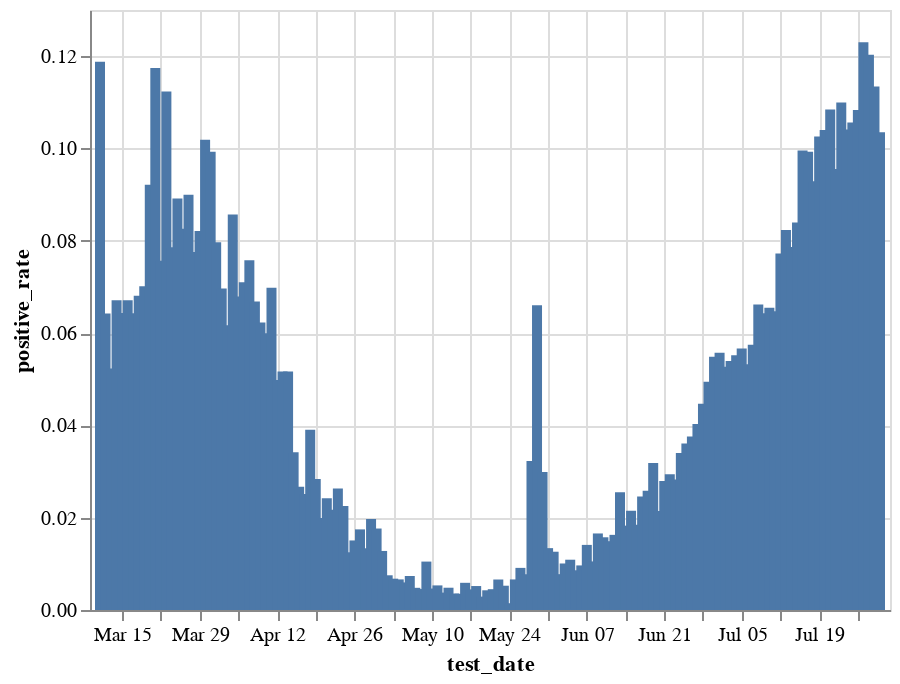

The notebook cell this image was saved under:
### Code cell
pr = (bdi[(bdi.test_date>'2020') & (bdi.test_date<'2021')&(bdi.corona_result.isin(['positive', 'negative'])) & (bdi.is_first_Test=='Yes')]
 .groupby(['test_date', 'corona_result']).size().unstack()
 .assign(positive_rate=lambda x: x.positive/(x.positive+x.negative)))

alt.Chart(pr.reset_index()).mark_bar().encode(
    x='test_date',
    y='positive_rate',
    tooltip=['test_date', 'positive_rate']
).interactive()

### Figure 1 — Vega-Lite specification as saved in the notebook (floating-point values rounded to 4 significant figures; data arrays with more than 128 entries replaced by an {"elided": "..."} marker saying what was removed)
{"config": {"view": {"continuousWidth": 400, "continuousHeight": 300}}, "data": {"name": "data-97930e8977be57ce49d1eafa22c34cf1"}, "mark": "bar", "encoding": {"tooltip": [{"type": "temporal", "field": "test_date"}, {"type": "quantitative", "field": "positive_rate"}], "x": {"type": "temporal", "field": "test_date"}, "y": {"type": "quantitative", "field": "positive_rate"}}, "selection": {"selector002": {"type": "interval", "bind": "scales", "encodings": ["x", "y"]}}, "$schema": "https://vega.github.io/schema/vega-lite/v4.8.1.json", "datasets": {"data-97930e8977be57ce49d1eafa22c34cf1": {"elided": "142 records"}}}
